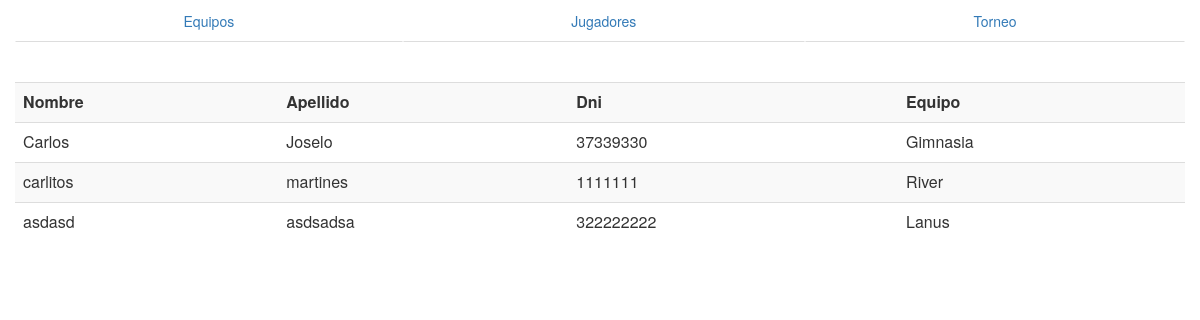
/jugadores/, run on the app's committed database.
### futbol/models.py (models this page shows)
class Jugador(models.Model):
    equipo = models.ForeignKey(Equipo)
    nombre = models.CharField(max_length=50)
    apellido = models.CharField(max_length=50)
    dni = models.IntegerField(unique=True)

class Equipo(models.Model):
    nombre = models.CharField(max_length=50, unique=True)

### futbol/views.py (the view)
# urls.py: url(r'^jugadores/$', jugadores, name='jugadores'),
def jugadores(request):
    jugadores = Jugador.objects.all()
    return render(request, 'futbol/jugadores.html', {'jugadores': jugadores})

### templates/futbol/jugadores.html (shortened to what this page needs)
{% extends 'futbol/base.html' %}
{% block content %}
<div class="table-responcive">
    <table class='table table-striped'>
        <tr>
            <td><b>Nombre</b></td>
            <td><b>Apellido</b></td>
            <td><b>Dni</b></td>
            <td><b>Equipo</b></td>
        </tr>
        {% for jugador in jugadores %}
            <tr>
                <td>{{jugador.nombre}} </td>
                <td>{{jugador.apellido}}</td>
                <td>{{jugador.dni}}</td>
                <td>{{jugador.equipo.nombre}}</td>
            </tr>
        {% endfor %}
    </table>
</div>
{% endblock %}

### data on the page
Jugador: nombre "Carlos", apellido "Joselo", dni "37339330", equipo.nombre "Gimnasia"
Jugador: nombre "carlitos", apellido "martines", dni "1111111", equipo.nombre "River"
Jugador: nombre "asdasd", apellido "asdsadsa", dni "322222222", equipo.nombre "Lanus"
